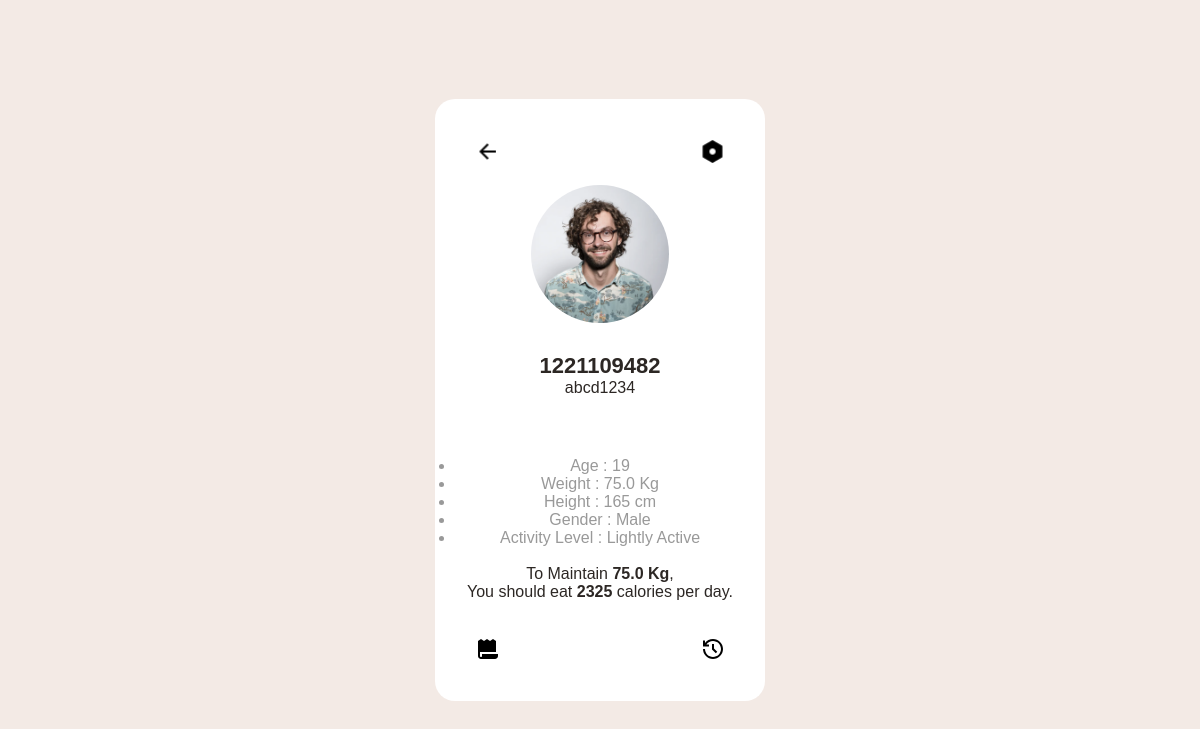
Screenshot of /profile (signed in) with the database file from the repository.
### website/models.py (models this page shows, shortened)
class User(db.Model, UserMixin):
    id = db.Column(db.Integer, primary_key=True)
    student_id = db.Column(db.Integer, unique=True)
    username = db.Column(db.String(150), unique=True)
    password = db.Column(db.String(50))
    weight = db.Column(db.Float)
    height = db.Column(db.Integer)
    age = db.Column(db.Integer)
    gender = db.Column(db.String(10))
    activity_level = db.Column(db.String(20))
    date_created = db.Column(db.DateTime(timezone=True), default=func.now())
    admin = db.Column(db.Boolean)
    cart_items = db.relationship('Cart', backref=db.backref('user', lazy=True))
    orders = db.relationship('Order', backref=db.backref('user', lazy=True))

### website/views.py (the view)
@views.route('/profile')
@login_required
def profile():
    user = User.query.filter_by(id=current_user.id).first()
    return render_template('profile.html', user=user)

### website/templates/profile.html (shortened to what this page needs)
<!DOCTYPE html>
<html lang="en">
<head>
    <link rel="stylesheet" href="/static/style_profile.css">
</head>
<body>
   <div class="container">
    <div class="profile-box">
        <a href="/home"><img src="/static/images/profile-menu.png" class="menu-icon"></a>
        <a href="/change-password/{{ user.id }}"><img src="/static/images/settings-fill.png" class="setting-icon"></a>
        <a href="/history"><img class="receipt-icon" src="/static/images/receipt.png"></a>
        <a href="/activity_log"><img class="history-icon" src="/static/images/history-line.png"></a>
        <img src="/static/images/profile-pic.png" class="profile-pic">
        <h3> {{ user.student_id }} </h3>
        <p> {{ user.username }} </p>
        <div class="profile-buttom">
            <ul>
              <li>Age : {{ user.age }}</li>
              <li>Weight : {{ user.weight }} Kg</li>
              <li>Height : {{ user.height }} cm</li>
              <li>Gender : {{ user.gender }}</li>
              <li>Activity Level : {{ user.activity_level }}</li>
            </ul>
            <br>
            <p>To Maintain <strong>{{ user.weight }} Kg</strong>,</p>
            {% set bmr = 0 %}
            {% if user.gender == 'Male' %}
                {% set bmr = (10 * user.weight) + (6.25 * user.height) - (5 * user.age) + 5 %}
            {% else %}
                {% set bmr = (10 * user.weight) + (6.25 * user.height) - (5 * user.age) - 161 %}
            {% endif %}
            {% set activity_multiplier = {'Sedentary': 1.2, 'Lightly Active': 1.375, 'Moderately Active': 1.55, 'Very Active': 1.725} %}
            {% set activity_factor = activity_multiplier[user.activity_level] %}
            {% set daily_calories = bmr * activity_factor %}
            <p>You should eat <strong>{{ daily_calories|int }}</strong> calories per day.</p>
        </div>
    </div>
   </div>
</html>

### website/static/style_profile.css (style rules this page uses)
* { margin: 0; padding: 0; box-sizing: border-box; font-family: "Montserrat", sans-serif; }
.container { width: 100%; height: 100vh; background-color: #f3eae5; background-size: cover; background-position: center; display: flex; align-items: center; justify-content: center; }
.profile-box { background: white; text-align: center; padding: 40px 90px; color: white; position: relative; border-radius: 20px; }
.profile-box h3 { font-family: "Montserrat", sans-serif; font-size:22px; margin-top: 20px; font-weight: 1000px; color: #2c2724; }
.menu-icon { width: 25px; position: absolute; left: 40px; top: 40px; }
.setting-icon { width: 25px; position: absolute; right: 40px; top: 40px; }
.receipt-icon { position: absolute; text-align: center; bottom: 40px; left: 40px; }
.history-icon { position: absolute; text-align: center; bottom: 40px; right: 40px; }
.profile-pic { width: 150px; border-radius: 50%; background: white; padding: 6px; margin-top: 40px; }
.profile-buttom { background: white; color: #999; padding: 60px 0; margin-right: -70px; margin-left: -70px; border-radius: 20px; }
.profile-box p { color: #2c2724; font-family: "Montserrat", sans-serif; }

### rows the page displays
User: student_id "1221109482", username "abcd1234", age "19", weight "75.0", height "165", gender "Male", activity_level "Lightly Active"

### other values shown
{{ daily_calories|int }} "2325"
